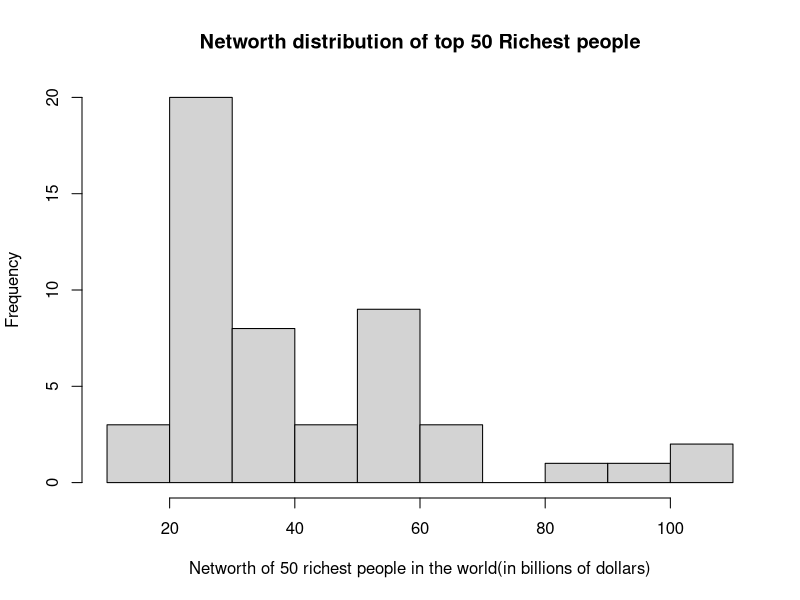
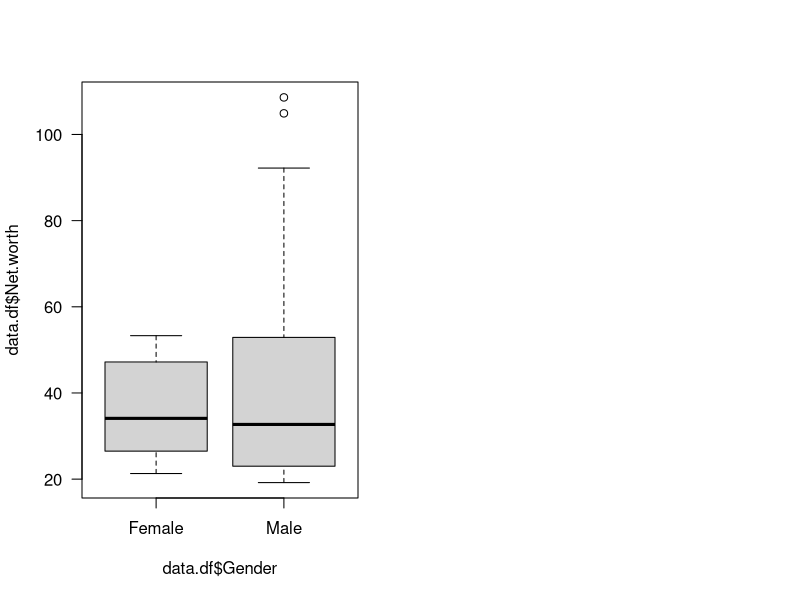

The R script that drew these images, in order:
###################################################################################################
# Steve G. Mwangi
# TMATH 390, Fall 2019
# Lab 2 R script
# October 13, 2019
###################################################################################################
#OBJECTIVES:
#1. Estimation in R 
###################################################################################################
#C1. Submit Your R Scipts to Canvas.
#Upload them directly to your assignment as *.R documents.
#--------------------------------------------------------------------------------------------------
#C2.
#Determine working directory with
getwd()
#Change working directory to: C:\Users\steve\Desktop\UWT\Fall Classes\TMATH 390\R Documents\R Assignments\R_Lab_2
setwd("C:/Users/steve/Desktop/UWT/Fall Classes/TMATH 390/R Documents/R Assignments/R_Lab_2")
#Read csv file of my data
data.df = read.csv("data.csv")
head(data.df)
#--------------------------------------------------------------------------------------------------
###################################################################################################
#Quantitative variable
#C3.
#Quantitative variable chosen: Net Worth
#Producing a summary of Quantitative Net worth column
summary(data.df$Net.worth)
#Producing a summary of Qualitative Gender column
summary(data.df$Gender)
#--------------------------------------------------------------------------------------------------
#C4.
#Quantitative variable chosen: Net Worth
#Producing a summary of Quantitative Net worth column
summary(data.df$Net.worth)
#--------------------------------------------------------------------------------------------------
#C5.
#Histogram of Net Worth Column
#Command creates a histogram of chosen column, in the dataframe data.df
#the xlab argument writes test to label the x-axis
# main argument gives it title
hist(data.df$Net.worth, xlab="Networth of 50 richest people in the world(in billions of dollars)", main="Networth distribution of top 50 Richest people")
#--------------------------------------------------------------------------------------------------
#C6. Described
#--------------------------------------------------------------------------------------------------
#C7. Boxplots
# Establishing a graphing window with 1 rows and 2 columns,
# and las = 1 sets axis labels to be horizontal
par(mfrow=c(1,2), las = 1)
#Creating a boxplot.
# ~ represents a relationship between two variable, with Y on left side, X on right side.
# Networth(quantitative) across Gender(Qualitative)
boxplot(data.df$Net.worth~data.df$Gender)
#--------------------------------------------------------------------------------------------------
#C9.
#Individual summary statistics
#Command to get individual summary statistics
#FEMALE
#For mean
mean(data.df$Net.worth[data.df$Gender=="Female"])
#For median
median(data.df$Net.worth[data.df$Gender=="Female"])
#Standard Dev.
sd(data.df$Net.worth[data.df$Gender=="Female"])
#MALE
#For mean
mean(data.df$Net.worth[data.df$Gender=="Male"])
#For median
median(data.df$Net.worth[data.df$Gender=="Male"])
#Standard Dev.
sd(data.df$Net.worth[data.df$Gender=="Male"])
#--------------------------------------------------------------------------------------------------
#--------------------------------------------------------------------------------------------------
###################################################################################################
###################################################################################################
###################################################################################################
#---------------------------------------------END--------------------------------------------------